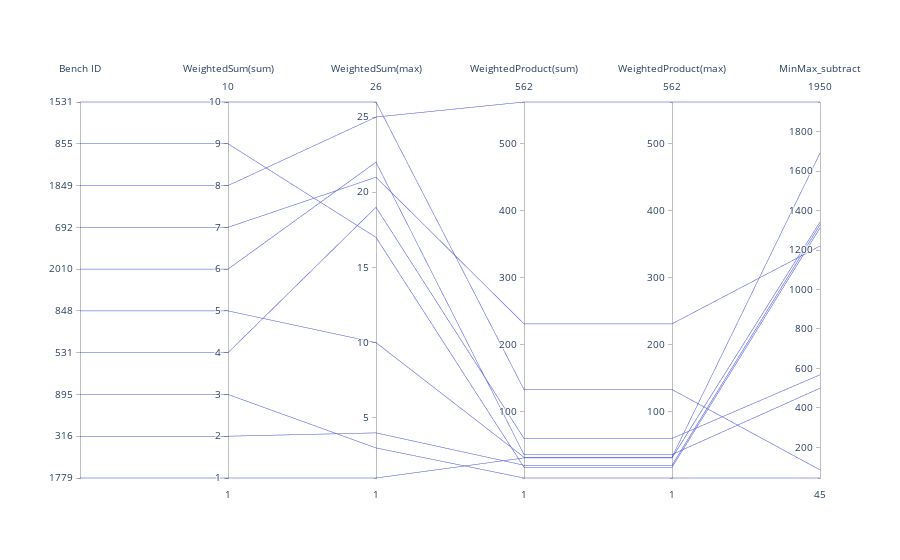

Write notebook code for a chart like this one.
### Code cell
import plotly.graph_objects as go
import pandas as pd

fig = go.Figure(data=
    go.Parcoords(
        dimensions = list([
            dict(label = 'Bench ID', range=[1, 10], 
                 tickvals = list(range(1, 11)),
                 values = list(range(1, 11)),
                 ticktext = data_frame_copy['Bench ID']),
            dict(label = 'WeightedSum(sum)', values = data_frame_copy['rank_weightedSum_sumNorm_inverse']),
            dict(label = 'WeightedSum(max)', values = data_frame_copy['rank_weightedSum_maxNorm_inverse']),
            dict(label = 'WeightedProduct(sum)', values = data_frame_copy['rank_weightedProduct_sumNorm_inverse']),
            dict(label = 'WeightedProduct(max)', values = data_frame_copy['rank_weightedProduct_maxNorm_inverse']),
            dict(label = 'MinMax_subtract', values = data_frame_copy['rank_weightedSum_minmaxScale_subtract']),

        ])
    )
)

fig.update_layout(
    plot_bgcolor = 'white',
    paper_bgcolor = 'white'
)

fig.show()

### Figure 1 — Plotly figure (JSON) as saved in the notebook; plotly's stock layout.template omitted (floating-point values rounded to 4 significant figures; data arrays with more than 128 entries replaced by an {"elided": "..."} marker saying what was removed)
{"data": [{"dimensions": [{"label": "Bench ID", "range": [1, 10], "ticktext": {"elided": "2164 int values"}, "tickvals": [1, 2, 3, 4, 5, 6, 7, 8, 9, 10], "values": [1, 2, 3, 4, 5, 6, 7, 8, 9, 10]}, {"label": "WeightedSum(sum)", "values": {"elided": "2164 int values"}}, {"label": "WeightedSum(max)", "values": {"elided": "2164 int values"}}, {"label": "WeightedProduct(sum)", "values": {"elided": "2164 int values"}}, {"label": "WeightedProduct(max)", "values": {"elided": "2164 int values"}}, {"label": "MinMax_subtract", "values": {"elided": "2164 int values"}}], "type": "parcoords"}], "layout": {"paper_bgcolor": "white", "plot_bgcolor": "white"}}
